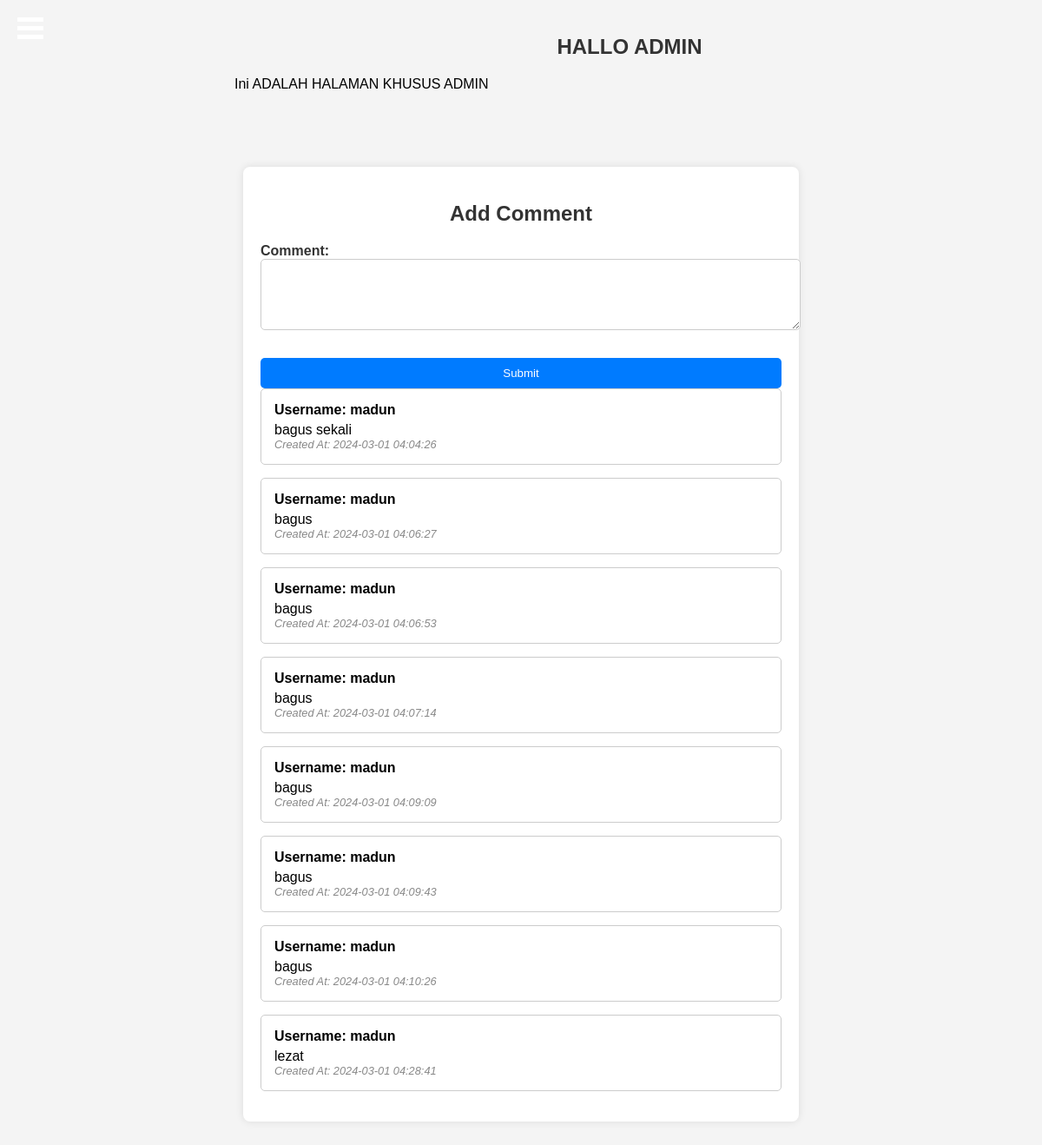
/admin/komen.php, run on the app's committed database.
### tables this page shows
CREATE TABLE `commens` (
  `commen_id` int(11) NOT NULL,
  `user_id` int(11) NOT NULL,
  `photo_id` int(11) NOT NULL,
  `comment_text` text NOT NULL,
  `created_at` timestamp NOT NULL DEFAULT current_timestamp() ON UPDATE current_timestamp()
);

CREATE TABLE `users` (
  `user_id` int(11) NOT NULL,
  `name` varchar(50) NOT NULL,
  `username` varchar(50) NOT NULL,
  `password` varchar(225) NOT NULL,
  `email` varchar(100) NOT NULL,
  `acces_level` varchar(50) NOT NULL,
  `created_at` timestamp NOT NULL DEFAULT current_timestamp() ON UPDATE current_timestamp()
);

### admin/komen.php (the view, shortened to what this page needs)
<!DOCTYPE html>
<html lang="en">
<head>
</head>
<?php include('gallery_navbar.php'); ?>
<body>
    <div class="container">
        <h2>Add Comment</h2>
        <form action="comment_photo.php" method="POST">
            <label for="comment_text">Comment:</label><br>
            <textarea id="comment_text" name="comment_text" rows="4" required></textarea><br><br>
            <input type="submit" name="submit" value="Submit">
        </form>
        <?php
        $conn = mysqli_connect("localhost", "root", "", "gallery");
        $sql = "SELECT commens.*, users.username
        FROM commens
        JOIN users ON commens.user_id = users.user_id";
        $result = mysqli_query($conn, $sql);
        if ($result === false) {
            echo "Error: " . mysqli_error($conn);
        } else {
            if (mysqli_num_rows($result) > 0) {
                while ($row = mysqli_fetch_assoc($result)) {
                    echo "<div class='review'>";
                    echo "<div class='user'>Username: " . $row["username"] . "</div>";
                    echo "<div>" . $row["comment_text"] . "</div>";
                    echo "<div class='date'>Created At: " . $row["created_at"] . "</div>";
                    echo "</div>";
                }
            } else {
                echo "No comments yet.";
            }
        }
        ?>
    </div>
</body>
</html>

### admin/komen.php (style rules this page uses)
body { font-family: Arial, sans-serif; background-color: #f4f4f4; margin: 0; padding: 0; }
.container { max-width: 600px; margin: 50px auto; background-color: #fff; padding: 20px; border-radius: 8px; box-shadow: 0 0 10px rgba(0, 0, 0, 0.1); }
h2 { text-align: center; color: #333; }
label { font-weight: bold; color: #333; }
textarea { width: 100%; padding: 10px; border: 1px solid #ccc; border-radius: 5px; resize: vertical; }
input[type="submit"] { display: block; width: 100%; padding: 10px; margin-top: 10px; background-color: #007bff; color: #fff; border: none; border-radius: 5px; cursor: pointer; transition: background-color 0.3s ease; }
.review { border: 1px solid #ccc; border-radius: 5px; padding: 15px; margin-bottom: 15px; }
.review .user { font-weight: bold; margin-bottom: 5px; }
.review .date { font-style: italic; color: #888; font-size: 0.8em; }

### admin/gallery_navbar.php (style rules this page uses)
body { font-family: Arial, sans-serif,; margin: 0; padding: 0; }

### data on the page
commens: user.username "madun", comment_text "bagus sekali", created_at "2024-03-01 04:04:26"
commens: user.username "madun", comment_text "bagus", created_at "2024-03-01 04:06:27"
commens: user.username "madun", comment_text "bagus", created_at "2024-03-01 04:06:53"
commens: user.username "madun", comment_text "bagus", created_at "2024-03-01 04:07:14"
commens: user.username "madun", comment_text "bagus", created_at "2024-03-01 04:09:09"
commens: user.username "madun", comment_text "bagus", created_at "2024-03-01 04:09:43"
commens: user.username "madun", comment_text "bagus", created_at "2024-03-01 04:10:26"
commens: user.username "madun", comment_text "lezat", created_at "2024-03-01 04:28:41"
